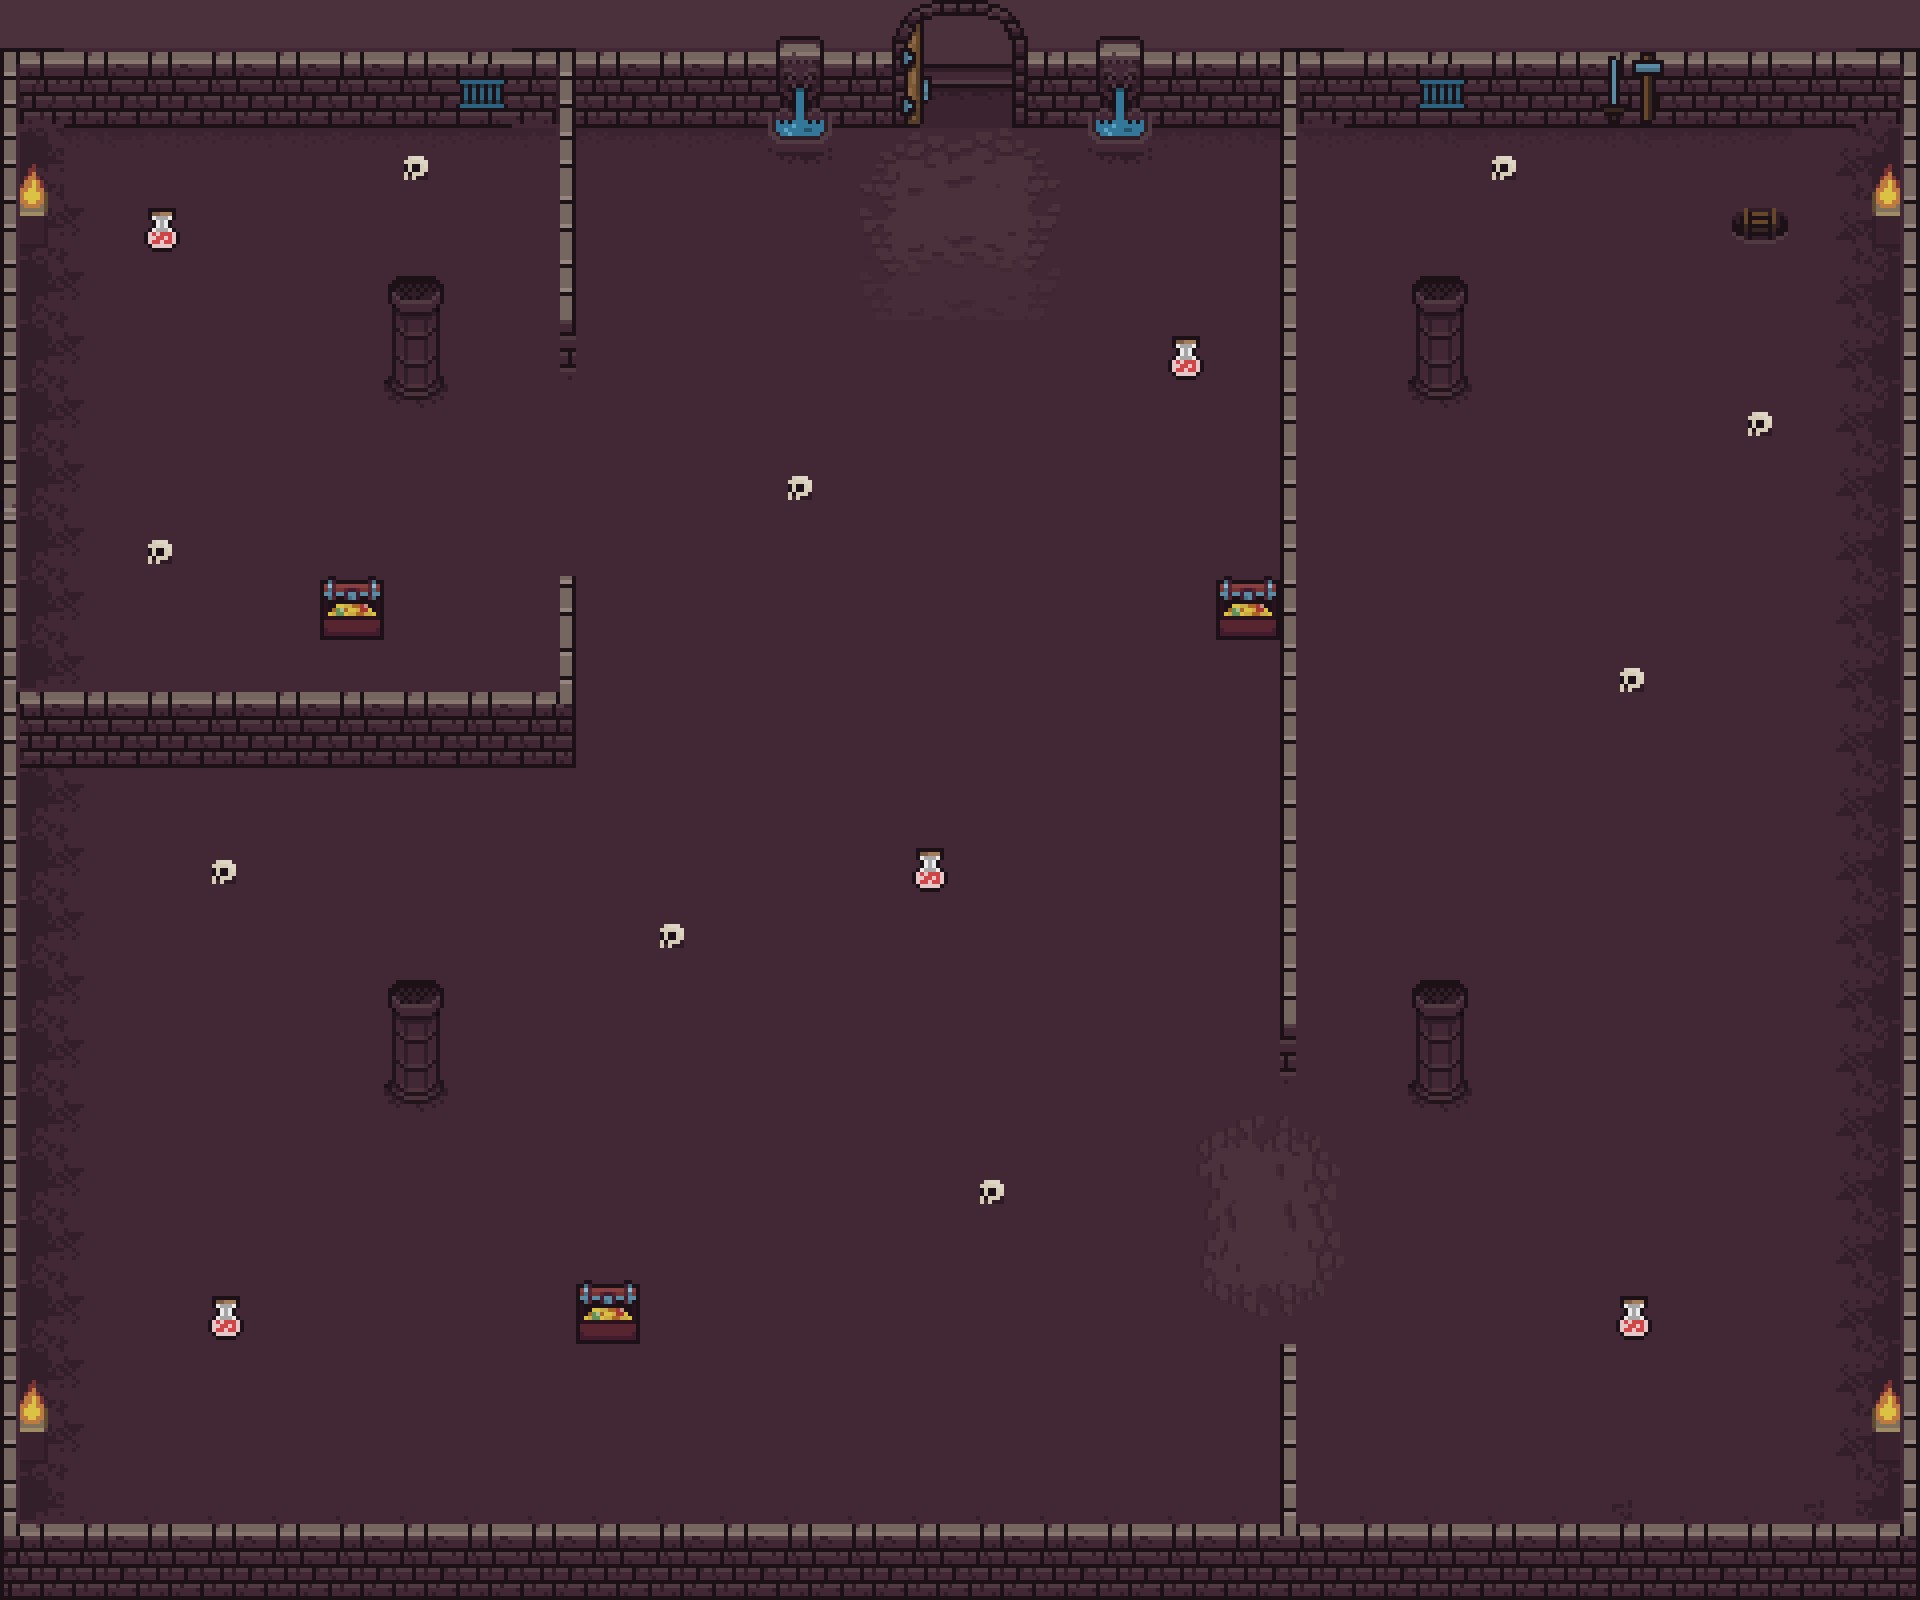

This game map was drawn from its Tiled (.tmx) file and the tilesets committed beside it. A one-line description and the trimmed map source follow:
An orthogonal 30x25 tile map with 64x64 px tiles, 8 tile layers (Floor, Dirt, Potions, Stairs, ...).

<map version="1.10" tiledversion="1.10.2" orientation="orthogonal" renderorder="left-up" width="30" height="25" tilewidth="64" tileheight="64" infinite="0" nextlayerid="16" nextobjectid="5">
 <tileset firstgid="1" source="dungeon_tileset_1.tsx" />
 <layer id="4" name="Floor" width="30" height="25">
  <data>[750 cells, 750 non-empty, 13 distinct tile ids]</data>
 </layer>
 <layer id="5" name="Dirt" width="30" height="25" opacity="0.4">
  <data>[750 cells, 229 non-empty, 21 distinct tile ids]</data>
 </layer>
 <layer id="13" name="Potions" width="30" height="25">
  <data>[750 cells, 9 non-empty, 2 distinct tile ids]</data>
 </layer>
 <layer id="14" name="Stairs" width="30" height="25">
  <data>[750 cells, 4 non-empty, 4 distinct tile ids]</data>
 </layer>
 <layer id="12" name="Chests" width="30" height="25">
  <data>[750 cells, 1 non-empty, 1 distinct tile ids]</data>
 </layer>
 <layer id="8" name="Decorations" width="30" height="25">
  <data>[750 cells, 60 non-empty, 8 distinct tile ids]</data>
 </layer>
 <layer id="6" name="Walls" width="30" height="25">
  <data>[750 cells, 200 non-empty, 24 distinct tile ids]</data>
 </layer>
 <layer id="15" name="WallsDecoration" width="30" height="25">
  <data>[750 cells, 10 non-empty, 6 distinct tile ids]</data>
 </layer>
</map>
